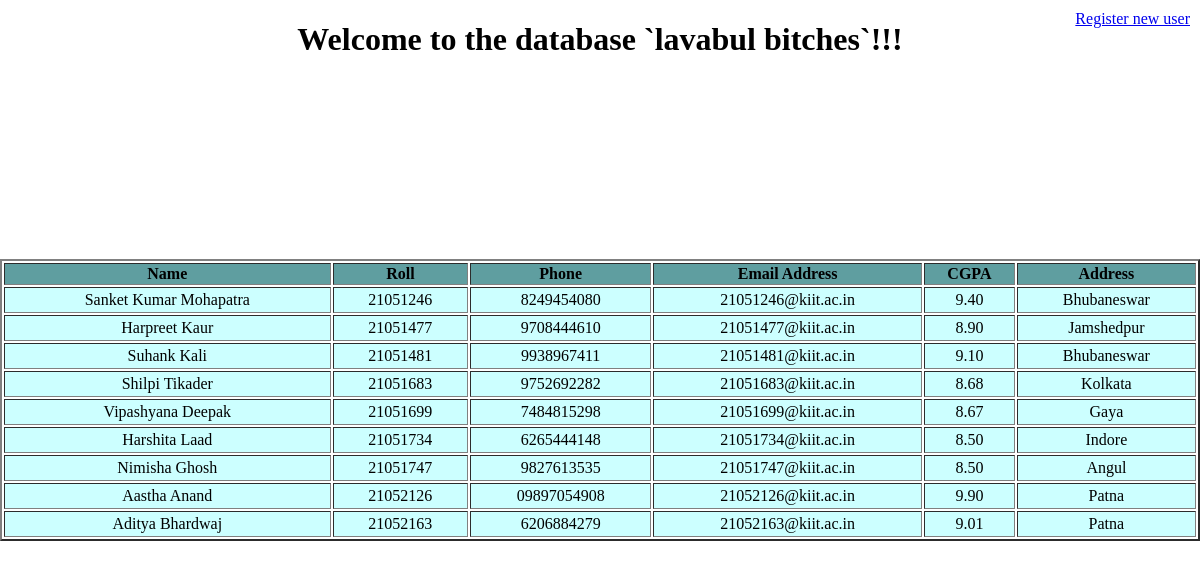
/index.php (signed in), run on the app's committed database.
### tables this page shows
CREATE TABLE `users` (
  `id` int(11) NOT NULL,
  `roll` varchar(20) NOT NULL,
  `password` varchar(100) NOT NULL,
  `user_type` enum('admin','user') NOT NULL DEFAULT 'user',
  `name` varchar(100) NOT NULL,
  `phone` varchar(20) NOT NULL,
  `cgpa` decimal(3,2) NOT NULL DEFAULT 0.00,
  `email` varchar(100) NOT NULL DEFAULT '',
  `address` varchar(255) NOT NULL DEFAULT ''
);

### index.php (the view, shortened to what this page needs)
<!DOCTYPE html>
<html>
    <head>
    </head>
    <body>
        <h1>Welcome to the database `lavabul bitches`!!!</h1>
        <?php
        $db = mysqli_connect('localhost', 'root', '', 'project');
        if (isset($_SESSION['roll'])) {
            $roll = $_SESSION['roll'];
            $user_check_query = "SELECT * FROM users WHERE roll='$roll' LIMIT 1";
            $result = mysqli_query($db, $user_check_query);
            $user = mysqli_fetch_assoc($result);
            if ($user['user_type'] === 'admin') {
                $sql = "SELECT name, roll, phone, cgpa, email, address FROM users ORDER BY roll";
            } else {
                $sql = "SELECT name, roll, phone, cgpa, email, address FROM users ORDER BY roll";
            }
            $result = mysqli_query($db, $sql);
            if (mysqli_num_rows($result) > 0) {
                echo "<table border='2px'>";
                echo "<tr><th>Name</th><th>Roll</th><th>Phone</th><th>Email Address</th><th>CGPA</th><th>Address</th></tr>";
                while($row = mysqli_fetch_assoc($result)) {
                    echo "<tr><td>" . $row["name"] . "</td><td>" . $row["roll"] . "</td><td>" . $row["phone"] . "</td><td>" . $row["email"] . "</td><td>" . $row["cgpa"] . "</td><td>" . $row["address"] . "</td></tr>";
                }
                echo "</table>";
            } else {
                echo "0 results";
            }
        } else {
            header('location: login.php');
        }
        if (isset($user) && $user['user_type'] === 'admin') {
            echo "<a id='register-link' href='register.php'>Register new user</a>";
        }
        ?>
    </body>
</html>

### index.php (style rules this page uses)
#register-link { position: absolute; top: 10px; right: 10px; }
table { position: absolute; left: 50%; top: 50%; transform: translate(-50%, -50%); width: 100%; }
th { background-color: rgb(95,158,160); }
td { background-color: rgb(204, 255, 255); padding: 3px; text-align: center; }
h1 { text-align: center; }

### data on the page
users: name "Sanket Kumar Mohapatra", roll "21051246", phone "8249454080", email "21051246@kiit.ac.in", cgpa "9.40", address "Bhubaneswar"
users: name "Harpreet Kaur", roll "21051477", phone "9708444610", email "21051477@kiit.ac.in", cgpa "8.90", address "Jamshedpur"
users: name "Suhank Kali", roll "21051481", phone "9938967411", email "21051481@kiit.ac.in", cgpa "9.10", address "Bhubaneswar"
users: name "Shilpi Tikader", roll "21051683", phone "9752692282", email "21051683@kiit.ac.in", cgpa "8.68", address "Kolkata"
users: name "Vipashyana Deepak", roll "21051699", phone "7484815298", email "21051699@kiit.ac.in", cgpa "8.67", address "Gaya"
users: name "Harshita Laad", roll "21051734", phone "6265444148", email "21051734@kiit.ac.in", cgpa "8.50", address "Indore"
users: name "Nimisha Ghosh", roll "21051747", phone "9827613535", email "21051747@kiit.ac.in", cgpa "8.50", address "Angul"
users: name "Aastha Anand", roll "21052126", phone "09897054908", email "21052126@kiit.ac.in", cgpa "9.90", address "Patna"
users: name "Aditya Bhardwaj", roll "21052163", phone "6206884279", email "21052163@kiit.ac.in", cgpa "9.01", address "Patna"
